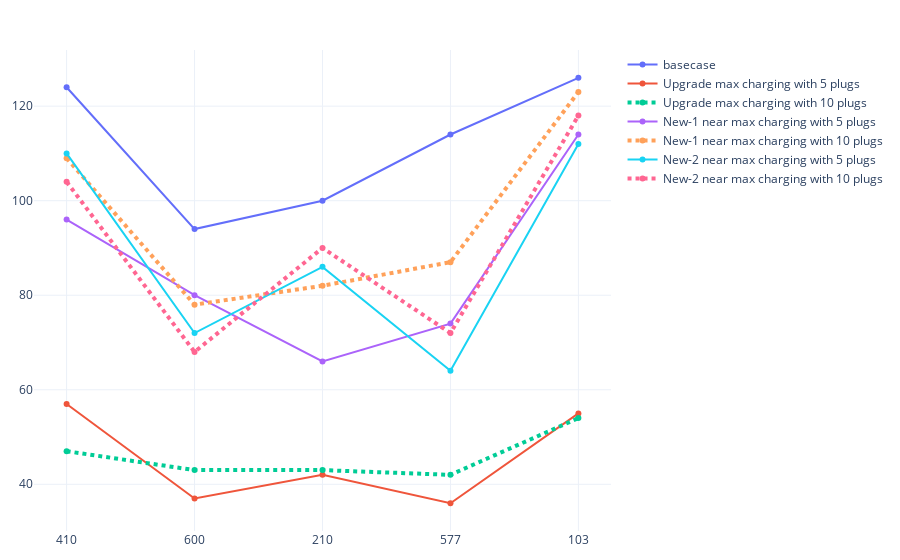

Source (notebook cell):
### Code cell
# waiting session count
fig = go.Figure()
fig.add_trace(go.Scatter(x=seeds, y=count_stats[(500 <= count_stats['analysis_id']) & (count_stats['analysis_id']<= 504)].sort_values('analysis_id')['wait_count'],
                    mode='lines+markers',
                    name='basecase'))
fig.add_trace(go.Scatter(x=seeds, y=count_stats[(536 <= count_stats['analysis_id']) & (count_stats['analysis_id']<= 540)].sort_values('analysis_id')['wait_count'],
                    mode='lines+markers',
                    name='Upgrade max charging with 5 plugs'))
fig.add_trace(go.Scatter(x=seeds, y=count_stats[(541 <= count_stats['analysis_id']) & (count_stats['analysis_id']<= 545)].sort_values('analysis_id')['wait_count'],
                    mode='lines+markers',
                    name='Upgrade max charging with 10 plugs', line=dict(width=4, dash='dot')))
fig.add_trace(go.Scatter(x=seeds, y=count_stats[(546 <= count_stats['analysis_id']) & (count_stats['analysis_id']<= 550)].sort_values('analysis_id')['wait_count'],
                    mode='lines+markers',
                    name='New-1 near max charging with 5 plugs'))
fig.add_trace(go.Scatter(x=seeds, y=count_stats[(551 <= count_stats['analysis_id']) & (count_stats['analysis_id']<= 555)].sort_values('analysis_id')['wait_count'],
                    mode='lines+markers',
                    name='New-1 near max charging with 10 plugs', line=dict(width=4, dash='dot')))
fig.add_trace(go.Scatter(x=seeds, y=count_stats[(556 <= count_stats['analysis_id']) & (count_stats['analysis_id']<= 560)].sort_values('analysis_id')['wait_count'],
                    mode='lines+markers',
                    name='New-2 near max charging with 5 plugs'))
fig.add_trace(go.Scatter(x=seeds, y=count_stats[(561 <= count_stats['analysis_id']) & (count_stats['analysis_id']<= 565)].sort_values('analysis_id')['wait_count'],
                    mode='lines+markers',
                    name='New-2 near max charging with 10 plugs', line=dict(width=4, dash='dot')))
fig.update_xaxes(type='category')
fig.update_layout(margin=dict(l=20, r=20, t=50, b=20), uniformtext_minsize=8, uniformtext_mode='hide', template='plotly_white')
fig.show()

### Figure 1 — Plotly figure (JSON) as saved in the notebook; plotly's stock layout.template omitted (floating-point values rounded to 4 significant figures)
{"data": [{"mode": "lines+markers", "name": "basecase", "type": "scatter", "x": ["410", "600", "210", "577", "103"], "y": [124, 94, 100, 114, 126]}, {"mode": "lines+markers", "name": "Upgrade max charging with 5 plugs", "type": "scatter", "x": ["410", "600", "210", "577", "103"], "y": [57, 37, 42, 36, 55]}, {"line": {"dash": "dot", "width": 4}, "mode": "lines+markers", "name": "Upgrade max charging with 10 plugs", "type": "scatter", "x": ["410", "600", "210", "577", "103"], "y": [47, 43, 43, 42, 54]}, {"mode": "lines+markers", "name": "New-1 near max charging with 5 plugs", "type": "scatter", "x": ["410", "600", "210", "577", "103"], "y": [96, 80, 66, 74, 114]}, {"line": {"dash": "dot", "width": 4}, "mode": "lines+markers", "name": "New-1 near max charging with 10 plugs", "type": "scatter", "x": ["410", "600", "210", "577", "103"], "y": [109, 78, 82, 87, 123]}, {"mode": "lines+markers", "name": "New-2 near max charging with 5 plugs", "type": "scatter", "x": ["410", "600", "210", "577", "103"], "y": [110, 72, 86, 64, 112]}, {"line": {"dash": "dot", "width": 4}, "mode": "lines+markers", "name": "New-2 near max charging with 10 plugs", "type": "scatter", "x": ["410", "600", "210", "577", "103"], "y": [104, 68, 90, 72, 118]}], "layout": {"autosize": true, "margin": {"b": 20, "l": 20, "r": 20, "t": 50}, "uniformtext": {"minsize": 8, "mode": "hide"}, "xaxis": {"autorange": true, "range": [-0.241, 4.241], "type": "category"}, "yaxis": {"autorange": true, "range": [29.85, 132.1], "type": "linear"}}}
